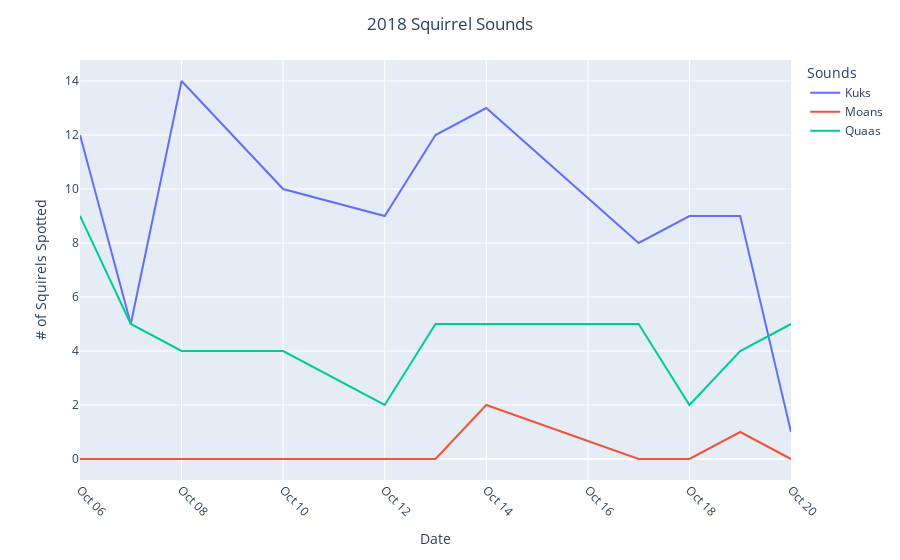

Notebook code for this chart:
### Code cell
fig2 = px.line(squirrel_sounds_grouped,
        x='Date',
        y='Value',
        color='Sounds', labels={"Value": "# of Squirels Spotted"})

fig2.update_layout(title = '2018 Squirrel Sounds', title_x=0.5, xaxis=dict(tickformat="%b %d", tickangle=45))

### Figure 1 — Plotly figure (JSON) as saved in the notebook; plotly's stock layout.template omitted (floating-point values rounded to 4 significant figures)
{"data": [{"hovertemplate": "Sounds=Kuks<br>Date=%{x}<br># of Squirels Spotted=%{y}<extra></extra>", "legendgroup": "Kuks", "line": {"color": "#636efa", "dash": "solid"}, "marker": {"symbol": "circle"}, "mode": "lines", "name": "Kuks", "orientation": "v", "showlegend": true, "type": "scatter", "x": ["2018-10-06T00:00:00", "2018-10-07T00:00:00", "2018-10-08T00:00:00", "2018-10-10T00:00:00", "2018-10-12T00:00:00", "2018-10-13T00:00:00", "2018-10-14T00:00:00", "2018-10-17T00:00:00", "2018-10-18T00:00:00", "2018-10-19T00:00:00", "2018-10-20T00:00:00"], "xaxis": "x", "y": [12, 5, 14, 10, 9, 12, 13, 8, 9, 9, 1], "yaxis": "y"}, {"hovertemplate": "Sounds=Moans<br>Date=%{x}<br># of Squirels Spotted=%{y}<extra></extra>", "legendgroup": "Moans", "line": {"color": "#EF553B", "dash": "solid"}, "marker": {"symbol": "circle"}, "mode": "lines", "name": "Moans", "orientation": "v", "showlegend": true, "type": "scatter", "x": ["2018-10-06T00:00:00", "2018-10-07T00:00:00", "2018-10-08T00:00:00", "2018-10-10T00:00:00", "2018-10-12T00:00:00", "2018-10-13T00:00:00", "2018-10-14T00:00:00", "2018-10-17T00:00:00", "2018-10-18T00:00:00", "2018-10-19T00:00:00", "2018-10-20T00:00:00"], "xaxis": "x", "y": [0, 0, 0, 0, 0, 0, 2, 0, 0, 1, 0], "yaxis": "y"}, {"hovertemplate": "Sounds=Quaas<br>Date=%{x}<br># of Squirels Spotted=%{y}<extra></extra>", "legendgroup": "Quaas", "line": {"color": "#00cc96", "dash": "solid"}, "marker": {"symbol": "circle"}, "mode": "lines", "name": "Quaas", "orientation": "v", "showlegend": true, "type": "scatter", "x": ["2018-10-06T00:00:00", "2018-10-07T00:00:00", "2018-10-08T00:00:00", "2018-10-10T00:00:00", "2018-10-12T00:00:00", "2018-10-13T00:00:00", "2018-10-14T00:00:00", "2018-10-17T00:00:00", "2018-10-18T00:00:00", "2018-10-19T00:00:00", "2018-10-20T00:00:00"], "xaxis": "x", "y": [9, 5, 4, 4, 2, 5, 5, 5, 2, 4, 5], "yaxis": "y"}], "layout": {"legend": {"title": {"text": "Sounds"}, "tracegroupgap": 0}, "margin": {"t": 60}, "title": {"text": "2018 Squirrel Sounds", "x": 0.5}, "xaxis": {"anchor": "y", "domain": [0, 1], "tickangle": 45, "tickformat": "%b %d", "title": {"text": "Date"}}, "yaxis": {"anchor": "x", "domain": [0, 1], "title": {"text": "# of Squirels Spotted"}}}}
